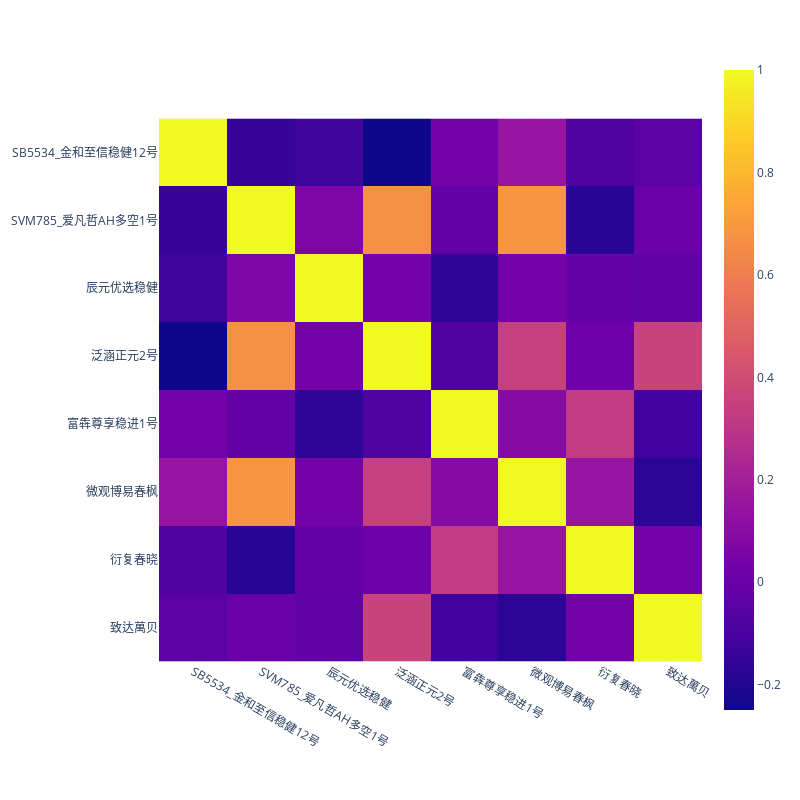

The cell this chart's notebook holds for it:
### Markdown cell above
### 超额相关性分析

### Code cell
nav_df = demo.nav_df.copy()
rtn_df = nav_df.pct_change().dropna()
# rtn_df = rtn_df[[i for i in rtn_df.columns if "超额" in i]]
# 使用plotly绘制热力图
import plotly.express as px
corr = rtn_df.corr()
fig = px.imshow(corr)
fig.update_layout(width=800, height=800)
fig.show()

### Figure 1 — Plotly figure (JSON) as saved in the notebook; plotly's stock layout.template omitted (floating-point values rounded to 4 significant figures)
{"data": [{"coloraxis": "coloraxis", "hovertemplate": "x: %{x}<br>y: %{y}<br>color: %{z}<extra></extra>", "name": "0", "type": "heatmap", "x": ["SB5534_金和至信稳健12号", "SVM785_爱凡哲AH多空1号", "辰元优选稳健", "泛涵正元2号", "富犇尊享稳进1号", "微观博易春枫", "衍复春晓", "致达萬贝"], "xaxis": "x", "y": ["SB5534_金和至信稳健12号", "SVM785_爱凡哲AH多空1号", "辰元优选稳健", "泛涵正元2号", "富犇尊享稳进1号", "微观博易春枫", "衍复春晓", "致达萬贝"], "yaxis": "y", "z": [[1, -0.1473, -0.1305, -0.2496, 0.03275, 0.1467, -0.07968, -0.04608], [-0.1473, 1, 0.062, 0.671, -0.01833, 0.6816, -0.1829, 0.001462], [-0.1305, 0.062, 1, 0.03326, -0.1689, 0.03549, -0.01395, -0.0295], [-0.2496, 0.671, 0.03326, 1, -0.07788, 0.3433, 0.01241, 0.3585], [0.03275, -0.01833, -0.1689, -0.07788, 1, 0.08913, 0.3263, -0.1244], [0.1467, 0.6816, 0.03549, 0.3433, 0.08913, 1, 0.1474, -0.1764], [-0.07968, -0.1829, -0.01395, 0.01241, 0.3263, 0.1474, 1, 0.02989], [-0.04608, 0.001462, -0.0295, 0.3585, -0.1244, -0.1764, 0.02989, 1]]}], "layout": {"coloraxis": {"colorscale": [[0, "#0d0887"], [0.1111, "#46039f"], [0.2222, "#7201a8"], [0.3333, "#9c179e"], [0.4444, "#bd3786"], [0.5556, "#d8576b"], [0.6667, "#ed7953"], [0.7778, "#fb9f3a"], [0.8889, "#fdca26"], [1, "#f0f921"]]}, "height": 800, "margin": {"t": 60}, "width": 800, "xaxis": {"anchor": "y", "constrain": "domain", "domain": [0, 1], "scaleanchor": "y"}, "yaxis": {"anchor": "x", "autorange": "reversed", "constrain": "domain", "domain": [0, 1]}}}
